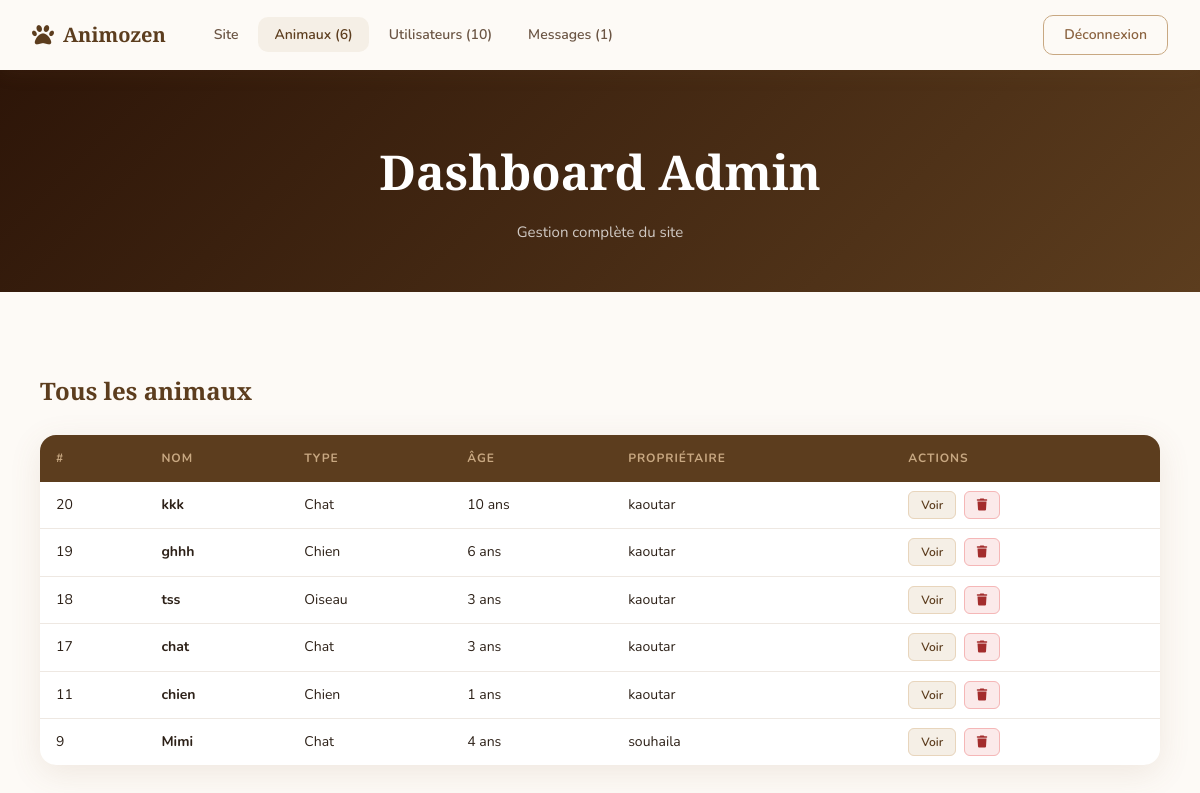
/admin.php (signed in), run on an earlier commit of the app's database.
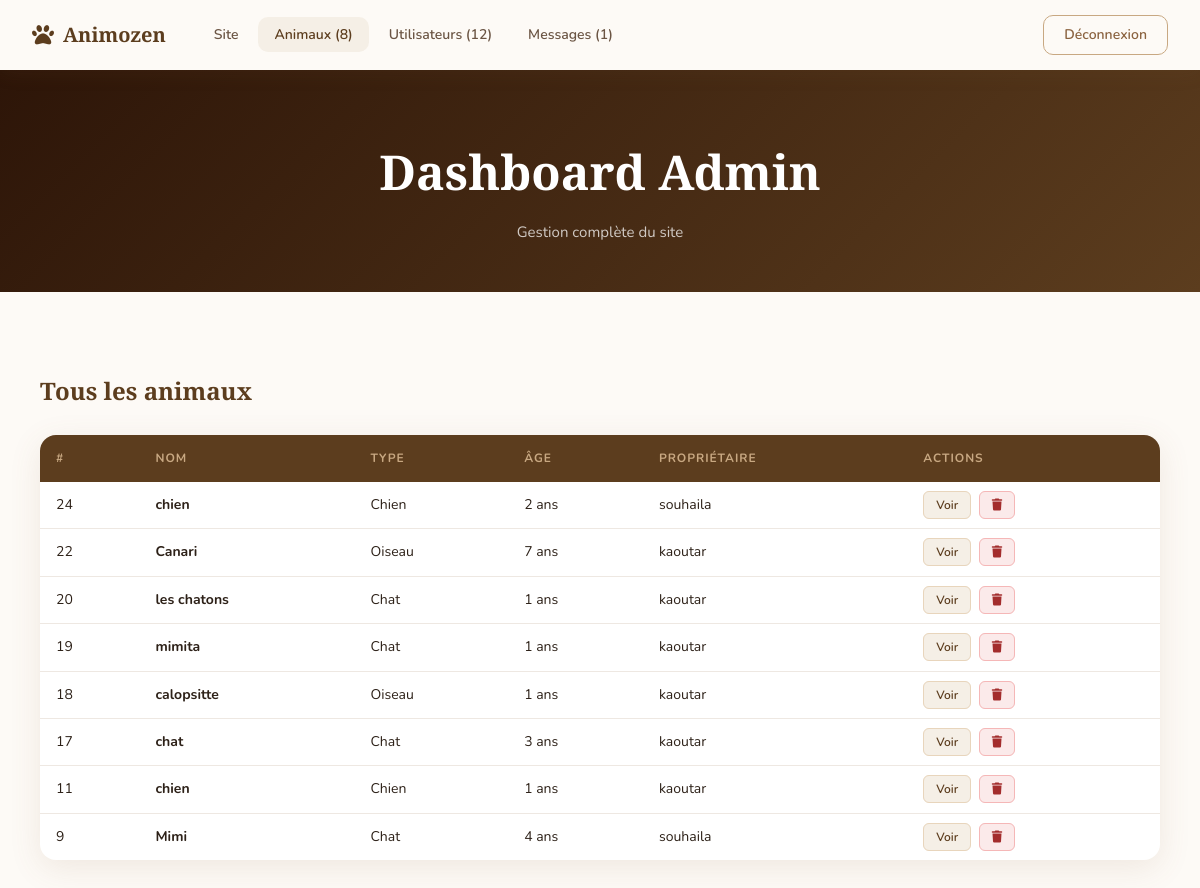
And on a later commit of the database.
### tables this page shows
CREATE TABLE `animaux` (
  `id` int(11) NOT NULL,
  `nom` varchar(100) DEFAULT NULL,
  `type` varchar(50) DEFAULT NULL,
  `age` int(11) DEFAULT NULL,
  `image` varchar(255) DEFAULT NULL,
  `description` text DEFAULT NULL,
  `id_utilisateur` int(11) DEFAULT NULL,
  `age_unite` varchar(10) DEFAULT 'ans'
);

CREATE TABLE `utilisateurs` (
  `id` int(11) NOT NULL,
  `nom` varchar(100) DEFAULT NULL,
  `email` varchar(100) DEFAULT NULL,
  `mot_de_passe` varchar(255) DEFAULT NULL,
  `telephone` varchar(20) DEFAULT NULL,
  `whatsapp` varchar(20) DEFAULT NULL,
  `role` varchar(20) DEFAULT 'user'
);

### admin.php (the view, shortened to what this page needs)
<?php
require_once 'config.php';
$animaux = $pdo->query("SELECT a.*, u.nom as owner FROM animaux a LEFT JOIN utilisateurs u ON a.id_utilisateur=u.id ORDER BY a.id DESC")->fetchAll();
$users   = $pdo->query("SELECT * FROM utilisateurs ORDER BY id DESC")->fetchAll();
$messages= $pdo->query("SELECT * FROM messages ORDER BY date_envoi DESC")->fetchAll();
$tab = $_GET['tab'] ?? 'animaux';
?>
<!DOCTYPE html>
<html lang="fr">
<head>
<link rel="stylesheet" href="https://cdnjs.cloudflare.com/ajax/libs/font-awesome/6.5.1/css/all.min.css"/>
<link rel="stylesheet" href="style.css"/>
</head>
<body>
<nav class="navbar scrolled">
  <div class="nav-container">
    <a href="index.php" class="nav-logo"><i class="fa-solid fa-paw"></i><span>Animozen</span></a>
    <ul class="nav-links">
      <li><a href="index.php">Site</a></li>
      <li><a href="admin.php?tab=animaux" <?= $tab==='animaux'?'class="active"':'' ?>>Animaux (<?= count($animaux) ?>)</a></li>
      <li><a href="admin.php?tab=users" <?= $tab==='users'?'class="active"':'' ?>>Utilisateurs (<?= count($users) ?>)</a></li>
      <li><a href="admin.php?tab=messages" <?= $tab==='messages'?'class="active"':'' ?>>Messages (<?= count($messages) ?>)</a></li>
    </ul>
    <div class="nav-auth"><a href="logout.php" class="btn-nav">Déconnexion</a></div>
  </div>
</nav>
<div class="page-top">
  <div class="page-header" style="background:linear-gradient(135deg,#2d1508,#5c3d1e);">
    <h1> Dashboard Admin</h1>
    <p>Gestion complète du site</p>
  </div>
  <div class="section">
  <?php if($tab === 'animaux'): ?>
    <h2 style="font-family:'Playfair Display',serif;font-size:1.5rem;color:var(--brown-dark);margin-bottom:1.5rem;">Tous les animaux</h2>
    <table class="manage-table">
      <thead><tr><th>#</th><th>Nom</th><th>Type</th><th>Âge</th><th>Propriétaire</th><th>Actions</th></tr></thead>
      <tbody>
        <?php foreach($animaux as $a): ?>
        <tr>
          <td><?= $a['id'] ?></td>
          <td><strong><?= htmlspecialchars($a['nom']) ?></strong></td>
          <td><?= htmlspecialchars($a['type']) ?></td>
          <td><?= $a['age'] ?> ans</td>
          <td><?= htmlspecialchars($a['owner'] ?? '—') ?></td>
          <td>
            <a href="detail.php?id=<?= $a['id'] ?>" class="btn-edit">Voir</a>
            <a href="admin.php?delete_animal=<?= $a['id'] ?>&tab=animaux" class="btn-delete" onclick="return confirm('Supprimer ?')"><i class="fa-solid fa-trash"></i></a>
          </td>
        </tr>
        <?php endforeach; ?>
      </tbody>
    </table>
  <?php endif; ?>
  </div>
</div>
</body>
</html>

What changed in the data, as far as the page shows it:
added animaux: id "24", nom "chien", type "Chien", age "2", id_utilisateur.nom "souhaila"
added animaux: id "22", nom "Canari", type "Oiseau", age "7", id_utilisateur.nom "kaoutar"
changed animaux id 20: nom "kkk" → "les chatons"; age "10" → "1"
changed animaux id 19: nom "ghhh" → "mimita"; type "Chien" → "Chat"; age "6" → "1"
changed animaux id 18: nom "tss" → "calopsitte"; age "3" → "1"
Also different on the page:
count($animaux): "6" → "8"
count($users): "10" → "12"
